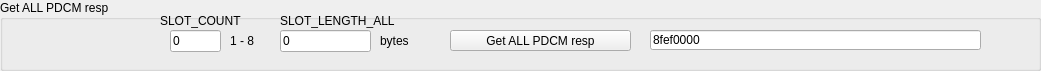
    <widget class="QGroupBox" name="groupBoxGetAllPDCMResp">
     <property name="geometry">
      <rect>
       <x>10</x>
       <y>840</y>
       <width>1041</width>
       <height>71</height>
      </rect>
     </property>
     <property name="title">
      <string>Get ALL PDCM resp</string>
     </property>
     <widget class="QLabel" name="label_142">
      <property name="geometry">
       <rect>
        <x>280</x>
        <y>10</y>
        <width>151</width>
        <height>21</height>
       </rect>
      </property>
      <property name="text">
       <string>SLOT_LENGTH_ALL</string>
      </property>
     </widget>
     <widget class="CustomControls::LineEdit" name="lineEdit_68">
      <property name="geometry">
       <rect>
        <x>280</x>
        <y>30</y>
        <width>91</width>
        <height>22</height>
       </rect>
      </property>
      <property name="accessibleName">
       <string>SLOT_LENGTH_ALL</string>
      </property>
      <property name="text">
       <string>0</string>
      </property>
     </widget>
     <widget class="CustomControls::PushButton" name="pushButton_58">
      <property name="geometry">
       <rect>
        <x>450</x>
        <y>30</y>
        <width>181</width>
        <height>21</height>
       </rect>
      </property>
      <property name="accessibleName">
       <string>GetAllPDCMresp()</string>
      </property>
      <property name="text">
       <string>Get ALL PDCM resp</string>
      </property>
     </widget>
     <widget class="CustomControls::LineEdit" name="lineEdit_69">
      <property name="geometry">
       <rect>
        <x>170</x>
        <y>30</y>
        <width>51</width>
        <height>22</height>
       </rect>
      </property>
      <property name="accessibleName">
       <string>SLOT_COUNT</string>
      </property>
      <property name="text">
       <string>0</string>
      </property>
     </widget>
     <widget class="QLabel" name="label_143">
      <property name="geometry">
       <rect>
        <x>160</x>
        <y>10</y>
        <width>111</width>
        <height>21</height>
       </rect>
      </property>
      <property name="text">
       <string>SLOT_COUNT</string>
      </property>
     </widget>
     <widget class="QLineEdit" name="lineEditAllPDCMresp">
      <property name="geometry">
       <rect>
        <x>650</x>
        <y>30</y>
        <width>331</width>
        <height>20</height>
       </rect>
      </property>
      <property name="minimumSize">
       <size>
        <width>150</width>
        <height>0</height>
       </size>
      </property>
      <property name="accessibleName">
       <string>WriteData</string>
      </property>
      <property name="inputMask">
       <string/>
      </property>
      <property name="text">
       <string>8fef0000</string>
      </property>
      <property name="maxLength">
       <number>32767</number>
      </property>
     </widget>
     <widget class="QLabel" name="label_144">
      <property name="geometry">
       <rect>
        <x>380</x>
        <y>30</y>
        <width>51</width>
        <height>21</height>
       </rect>
      </property>
      <property name="text">
       <string>bytes</string>
      </property>
     </widget>
     <widget class="QLabel" name="label_145">
      <property name="geometry">
       <rect>
        <x>230</x>
        <y>30</y>
        <width>51</width>
        <height>21</height>
       </rect>
      </property>
      <property name="text">
       <string>1 - 8</string>
      </property>
     </widget>
    </widget>
